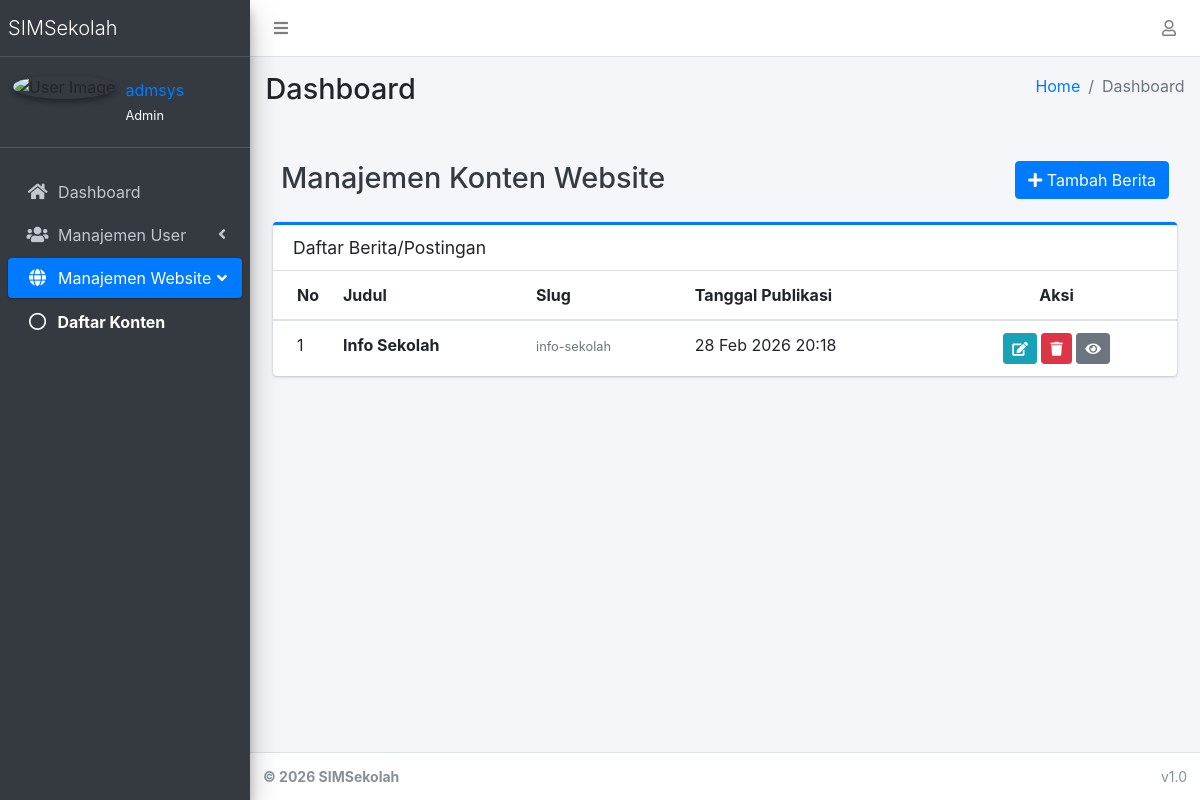
/website/posting/ (signed in), run on an earlier commit of the app's database.
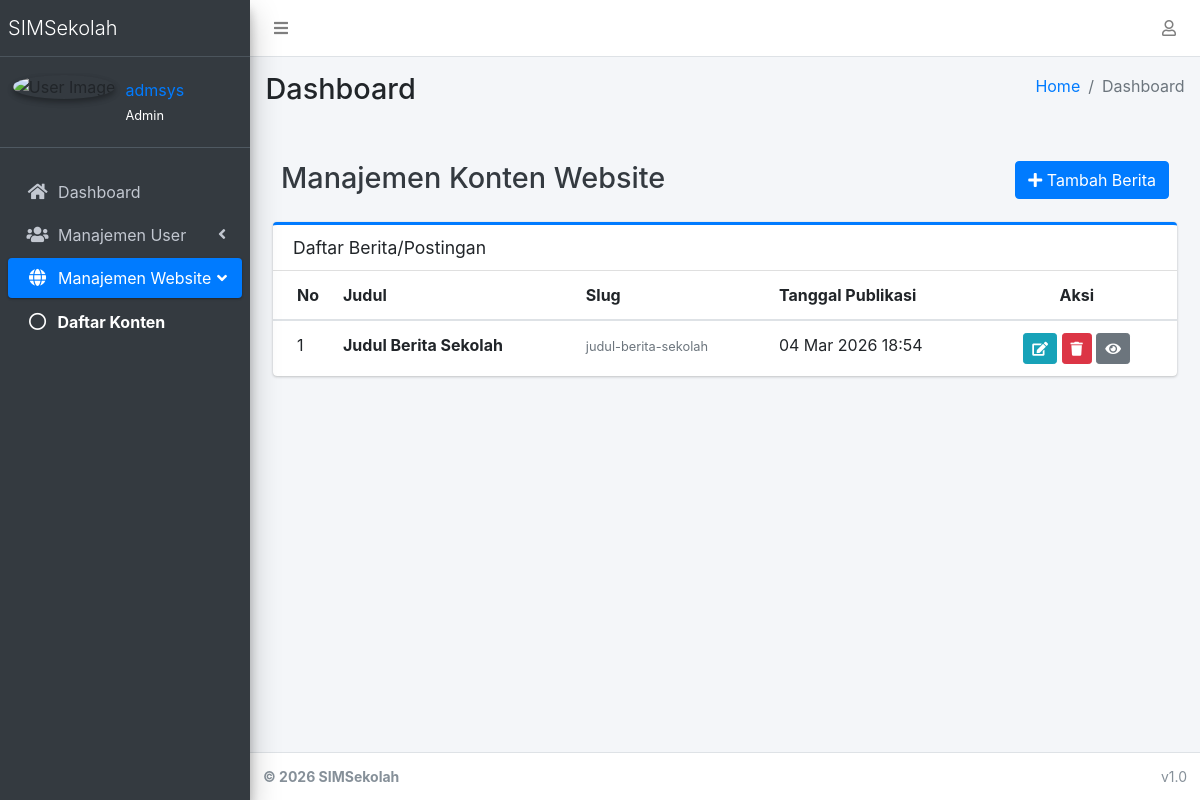
And on a later commit of the database.
### apps/website/models.py (models this page shows, shortened)
class Post(models.Model):
    title = models.CharField(max_length=200)
    slug = models.SlugField(unique=True, blank=True)
    content = CKEditor5Field('Content', config_name='default')
    published_at = models.DateTimeField()

### apps/website/views.py (the view)
# urls.py: path('posting/', views.post_list, name='post_list'),
@login_required
def post_list(request):
    posts = Post.objects.all().order_by('-published_at')
    return render(request, 'dashboard/website/post_list.html', {'posts': posts})

### apps/accounts/templatetags/account_tags.py (called while the page is built)
@register.inclusion_tag('accounts/partials/user_info.html', takes_context=True)
def user_profile_info(context):
    request = context['request']
    user = request.user
    return {
        'profile': user.userprofile if user.is_authenticated else None,
        'user': user
    }

### templates/dashboard/website/post_list.html (shortened to what this page needs)
{% extends "dashboard/base.html" %}
{% load static %}
{% block content %}
<div class="content-header">
    <div class="container-fluid">
        <div class="row mb-2">
            <div class="col-sm-6">
                <h1 class="m-0 text-dark">Manajemen Konten Website</h1>
            </div>
            <div class="col-sm-6 text-right">
                <a href="{% url 'website:post_create' %}" class="btn btn-primary">
                    <i class="fas fa-plus"></i> Tambah Berita
                </a>
            </div>
        </div>
    </div>
</div>
<section class="content">
    <div class="container-fluid">
        <div class="card card-outline card-primary">
            <div class="card-header">
                <h3 class="card-title">Daftar Berita/Postingan</h3>
            </div>
            <div class="card-body table-responsive p-0">
                <table class="table table-hover text-nowrap">
                    <thead>
                        <tr>
                            <th style="width: 50px;">No</th>
                            <th>Judul</th>
                            <th>Slug</th>
                            <th>Tanggal Publikasi</th>
                            <th class="text-center">Aksi</th>
                        </tr>
                    </thead>
                    <tbody>
                        {% for post in posts %}
                        <tr>
                            <td>{{ forloop.counter }}</td>
                            <td><strong>{{ post.title }}</strong></td>
                            <td><small class="text-muted">{{ post.slug }}</small></td>
                            <td>{{ post.published_at|date:"d M Y H:i" }}</td>
                            <td class="text-center">
                                <a href="{% url 'website:post_edit' post.pk %}" class="btn btn-sm btn-info" title="Edit">
                                    <i class="fas fa-edit"></i>
                                </a>
                                <a href="{% url 'website:post_delete' post.pk %}" class="btn btn-sm btn-danger" title="Hapus" onclick="return confirm('Yakin ingin menghapus berita ini?')">
                                    <i class="fas fa-trash"></i>
                                </a>
                                <a href="/berita/{{ post.slug }}/" target="_blank" class="btn btn-sm btn-secondary" title="Lihat di Web">
                                    <i class="fas fa-eye"></i>
                                </a>
                            </td>
                        </tr>
                        {% endfor %}
                    </tbody>
                </table>
            </div>
            </div>
    </div>
</section>
{% endblock %}

What changed in the data, as far as the page shows it:
removed Post: title "Info Sekolah", slug "info-sekolah", published_at "28 Feb 2026 20:18"
added Post: title "Judul Berita Sekolah", slug "judul-berita-sekolah", published_at "04 Mar 2026 18:54"
